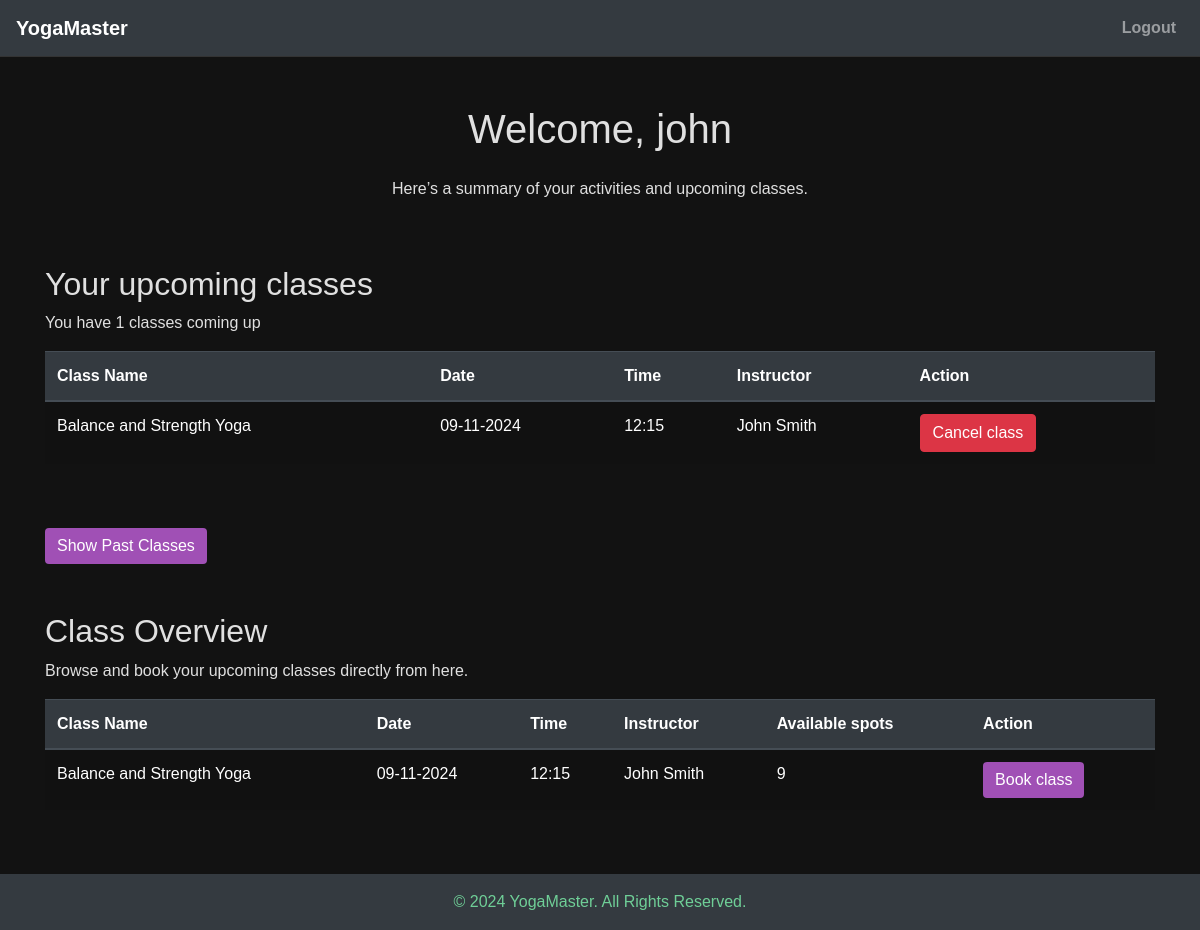
The page /dashboard (signed in) on the database its author committed.
### yoga.py (models this page shows)
class User(db.Model, UserMixin):
    __tablename__ = 'user'
    id = db.Column(db.Integer(), primary_key=True)
    username = db.Column(db.String(length=30), nullable=False, unique=True)
    password = db.Column(db.String(length=100), nullable=False)
    is_admin = db.Column(db.Boolean, default=False)
    booked_classes = db.relationship('YogaCourse', secondary='bookings',
                                     backref=db.backref('booked_users', lazy='dynamic'))

class YogaCourse(db.Model):
    __tablename__ = 'yogacourse'  # Explicitly define table name
    id = db.Column(db.Integer, primary_key=True)
    class_name = db.Column(db.String(100), nullable=False)
    date = db.Column(db.Date, nullable=False)
    time = db.Column(db.Time, nullable=False)
    instructor = db.Column(db.String(50), nullable=False)
    max_participants = db.Column(db.Integer, nullable=False, default=0)
    current_participants = db.Column(db.Integer, nullable=False, default=0)

### yoga.py (the view)
@app.route("/dashboard", methods=['GET'])
@login_required
def user_dashboard():
    now = datetime.datetime.now().date()
    upcoming_classes = YogaCourse.query.join(bookings).filter(
        bookings.c.user_id == current_user.id,
        YogaCourse.date >= now
    ).all()
    available_classes = YogaCourse.query.filter(
        YogaCourse.date >= now
    ).all()
    past_booked_classes = YogaCourse.query.join(bookings).filter(
        bookings.c.user_id == current_user.id,
        YogaCourse.date < now
    ).all()
    upcoming_classes = sorted(upcoming_classes, key=lambda x: x.date)
    available_classes = sorted(available_classes, key=lambda x: x.date)
    past_booked_classes = sorted(past_booked_classes, key=lambda x: x.date)
    book_class_form = BookClassForm()
    cancel_class_form = CancelClassForm()
    if current_user.is_admin:
        return redirect(url_for('admin_dashboard'))
    else:
        return render_template('user/dashboard.html',
                           upcoming_classes=upcoming_classes,
                           user=current_user,
                           available_classes=available_classes, past_booked_classes=past_booked_classes, book_class_form=book_class_form, cancel_class_form=cancel_class_form)

### yoga.py (called while the page is built)
@login_manager.user_loader
def load_user(user_id):
    return User.query.get(int(user_id))

### templates/user/dashboard.html (shortened to what this page needs)
<!DOCTYPE html>
<html lang="en">
<head>
    <link href="https://maxcdn.bootstrapcdn.com/bootstrap/4.5.2/css/bootstrap.min.css" rel="stylesheet">
    <link href="https://cdnjs.cloudflare.com/ajax/libs/font-awesome/5.15.4/css/all.min.css" rel="stylesheet">
    <link href="{{ url_for('static', filename='css/index.css') }}" rel="stylesheet">
</head>
<body>
<nav class="navbar navbar-expand-lg navbar-dark bg-dark">
    <a class="navbar-brand" href="#">YogaMaster</a>
    <div class="collapse navbar-collapse" id="navbarNav">
        <ul class="navbar-nav ml-auto">
            <li class="nav-item">
                <a class="nav-link" href="{{ url_for('logout') }}">Logout</a>
            </li>
        </ul>
    </div>
</nav>
<div class="container mt-5">
    <div class="row">
        <div class="col-md-12 text-center">
            <h1 class="mb-4">Welcome, {{ user.username }}</h1>
            <p>Here’s a summary of your activities and upcoming classes.</p>
        </div>
    </div>
    <div class="row my-5">
        <div class="col-md-12">
            <h2>Your upcoming classes</h2>
            <p>You have {{ upcoming_classes|length }} classes coming up</p>
            <table class="table table-striped ">
                <thead class="thead-dark">
                    <tr>
                        <th>Class Name</th>
                        <th>Date</th>
                        <th>Time</th>
                        <th>Instructor</th>
                        <th>Action</th>
                    </tr>
                </thead>
                <tbody class="text-white">
                    {% for course in upcoming_classes %}
                    <tr>
                        <td>{{ course.class_name }}</td>
                        <td>{{ course.date.strftime('%d-%m-%Y') }}</td>
                        <td>{{ course.time.strftime('%H:%M') }}</td>
                        <td>{{ course.instructor }}</td>
                        <td>
<button type="button" class="btn btn-danger" data-toggle="modal" data-target="#cancelClassModal-{{ course.id }}">
    Cancel class
</button>
                        </td>
                    </tr>
                    {% else %}
                    <tr>
                        <td colspan="5" class="text-center">No upcoming classes</td>
                    </tr>
                    {% endfor %}
                </tbody>
            </table>
        </div>
    </div>
    <button type="button" class="btn btn-primary" data-toggle="modal" data-target="#pastClassesModal">
    Show Past Classes
</button>
    <div class="row my-5">
        <div class="col-md-12">
            <h2>Class Overview</h2>
            <p>Browse and book your upcoming classes directly from here.</p>
            <table class="table table-striped">
                <thead class="thead-dark">
                    <tr>
                        <th>Class Name</th>
                        <th>Date</th>
                        <th>Time</th>
                        <th>Instructor</th>
                        <th>Available spots</th>
                        <th>Action</th>
                    </tr>
                </thead>
                <tbody class="text-white">
                    {% for course in available_classes %}
                    <tr>
                        <td>{{ course.class_name }}</td>
                        <td>{{ course.date.strftime('%d-%m-%Y') }}</td>
                        <td>{{ course.time.strftime('%H:%M') }}</td>
                        <td>{{ course.instructor }}</td>
                        <td>{{ course.max_participants }}</td>
                        <td>
<button type="button" class="btn btn-primary" data-toggle="modal" data-target="#bookingModal-{{ course.id }}">
    Book class
</button>
                        </td>
                    </tr>
                    {% else %}
                    <tr>
                        <td colspan="5" class="text-center">No available classes</td>
                    </tr>
                    {% endfor %}
                </tbody>
            </table>
        </div>
    </div>
</div>
<footer class="footer bg-dark text-white text-center py-3 mt-5">
    <p>&copy; 2024 YogaMaster. All Rights Reserved.</p>
</footer>
</body>
</html>

### static/css/index.css (style rules this page uses)
body { font-family: Arial, sans-serif; background-color: #121212; color: #e0e0e0; margin: 0; padding: 0; }
.navbar { margin-bottom: 20px; background-color: #1e1e1e; border-bottom: 1px solid #333; }
.navbar-brand, .navbar-nav .nav-link { font-weight: bold; color: #ff79c6; }
.btn-primary { background-color: #a050b5; border: none; color: #fff; }
.footer { background-color: #1e1e1e; color: #e0e0e0; padding: 10px 0; text-align: center; }
.footer p { margin: 0; color: #6fcf97; }

### rows shown on the page
User: username "john"
YogaCourse: class_name "Balance and Strength Yoga", date "09-11-2024", time "12:15", instructor "John Smith", max_participants "9"

### other values the page prints
{{ upcoming_classes|length }} "1"
